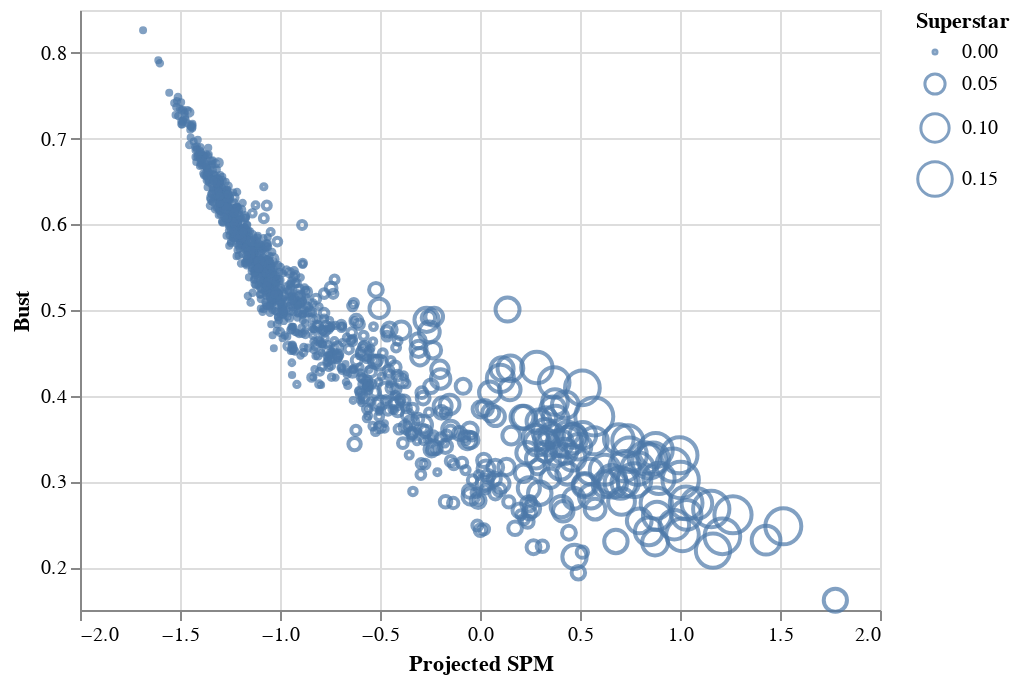

Source (notebook cell):
### Code cell
#how the Superstar value is related to Projected SPM and position--> Utilizing size as another dimension
alt.Chart(data).mark_point().encode(
    alt.X('Projected SPM', scale=alt.Scale(zero=False)),
    alt.Y('Bust', scale=alt.Scale(zero=False)),
    alt.Size('Superstar')
)

### Figure 1 — Vega-Lite specification as saved in the notebook (floating-point values rounded to 4 significant figures; data arrays with more than 128 entries replaced by an {"elided": "..."} marker saying what was removed)
{"config": {"view": {"continuousWidth": 400, "continuousHeight": 300}}, "data": {"name": "data-f6d6ce3f10cfe967b531d201f518117f"}, "mark": "point", "encoding": {"size": {"type": "quantitative", "field": "Superstar"}, "x": {"type": "quantitative", "field": "Projected SPM", "scale": {"zero": false}}, "y": {"type": "quantitative", "field": "Bust", "scale": {"zero": false}}}, "$schema": "https://vega.github.io/schema/vega-lite/v4.8.1.json", "datasets": {"data-f6d6ce3f10cfe967b531d201f518117f": {"elided": "1090 records"}}}
